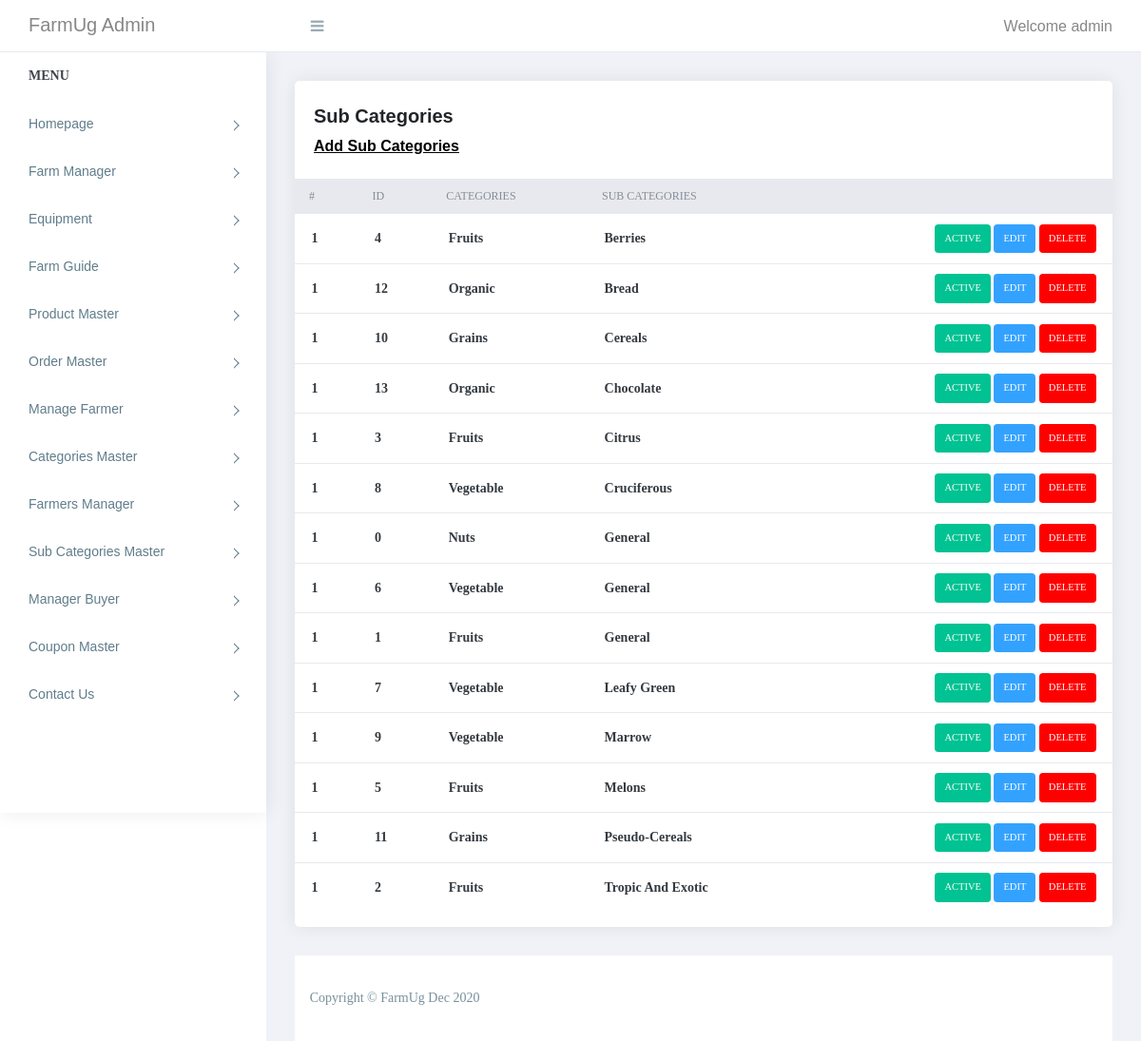
Screenshot of /farmer/sub_categories.php (signed in) with the database file from the repository.
### tables this page shows
CREATE TABLE `sub_categories` (
  `id` int(11) NOT NULL,
  `categories_id` int(11) NOT NULL,
  `sub_categories` varchar(100) NOT NULL,
  `status` int(11) NOT NULL
);

CREATE TABLE `categories` (
  `id` int(11) NOT NULL,
  `categories` varchar(255) NOT NULL,
  `status` tinyint(4) NOT NULL
);

### farmer/sub_categories.php (the view, shortened to what this page needs)
<?php
require('top.inc.php');
$sql="select sub_categories.*,categories.categories from sub_categories,categories where categories.id=sub_categories.categories_id order by sub_categories.sub_categories asc";
$res=mysqli_query($con,$sql);
?>
<div class="content pb-0">
	<div class="orders">
	   <div class="row">
		  <div class="col-xl-12">
			 <div class="card">
				<div class="card-body">
				   <h4 class="box-title">Sub Categories </h4>
				   <h4 class="box-link"><a href="manage_sub_categories.php">Add Sub Categories</a> </h4>
				</div>
				<div class="card-body--">
				   <div class="table-stats order-table ov-h">
					  <table class="table ">
						 <thead>
							<tr>
							   <th class="serial">#</th>
							   <th>ID</th>
							   <th>Categories</th>
							   <th>Sub Categories</th>
							   <th></th>
							</tr>
						 </thead>
						 <tbody>
							<?php
							$i=1;
							while($row=mysqli_fetch_assoc($res)){?>
							<tr>
							   <td class="serial"><?php echo $i?></td>
							   <td><?php echo $row['id']?></td>
							   <td><?php echo $row['categories']?></td>
							   <td><?php echo $row['sub_categories']?></td>
							   <td>
								<?php
								if($row['status']==1){
									echo "<span class='badge badge-complete'><a href='?type=status&operation=deactive&id=".$row['id']."'>Active</a></span>&nbsp;";
								}else{
									echo "<span class='badge badge-pending'><a href='?type=status&operation=active&id=".$row['id']."'>Deactive</a></span>&nbsp;";
								}
								echo "<span class='badge badge-edit'><a href='manage_sub_categories.php?id=".$row['id']."'>Edit</a></span>&nbsp;";
								echo "<span class='badge badge-delete'><a href='?type=delete&id=".$row['id']."'>Delete</a></span>";
								?>
							   </td>
							</tr>
							<?php } ?>
						 </tbody>
					  </table>
				   </div>
				</div>
			 </div>
		  </div>
	   </div>
	</div>
</div>
<?php
require('footer.inc.php');
?>

### farmer/assets/css/style.css (style rules this page uses)
body { display: table; font-family: "Montserrat", sans-serif; font-size: 16px; width: 100% }
a, button { text-decoration: none; outline: none!important; color: #878787; -webkit-transition: all .25s ease; transition: all .25s ease }
h1, h2, h3, h4, h5, h6 { margin: 0 }
.pb-0 { padding-bottom: 0 }
.ov-h { overflow: hidden }
.order-table { position: relative }
.order-table:after, .order-table:before { content: ""; position: absolute; top: 0; height: 37px; width: 10px; background: #e8e9ef }
.order-table:after { right: -1px }
.order-table:before { left: -1px }
.order-table tr th { background: #e8e9ef }
.order-table tr td:last-child, .order-table tr th:last-child { text-align: right }
.order-table tr:last-child td { border: none }
.order-table .badge { color: #fff; padding: 10px; text-transform: uppercase; font-weight: 400 }
.order-table .badge-complete { background: #00c292 }
.order-table .badge-delete { background: #FF0000 }
.order-table .badge-edit { background: #33A2FF }
.content { float: left; padding: 1.875em; width: 100% }
.card { margin-bottom: 1.875em; border-radius: 5px; padding: 0; border: 0 solid transparent; -webkit-box-shadow: 0 0 20px rgba(0, 0, 0, .08); box-shadow: 0 0 20px rgba(0, 0, 0, .08) }
.card .box-title { font-weight: 600; font-size: 20px; padding: 5px 0 }
.card .card-body { float: left; padding: 1.25em; position: relative; width: 100% }
.card h4 { font-size: 1.1rem }
.table-stats table { font-family: Montserrat; }
.table-stats table th, .table-stats table td { border: none; border-bottom: 1px solid #e8e9ef; color: #868e96; font-size: 12px; font-weight: 400; padding: .75em 1.25em; text-transform: uppercase }
.table-stats table td { color: #343a40; font-size: 14px; font-weight: 600; text-transform: capitalize; vertical-align: middle }
@media (max-width:1368px) { .card-body { padding: 15px } }
.card .box-link { font-weight: 600; font-size: 16px; padding: 5px 0 }
.card .box-link a { color:#000; text-decoration:underline; }
.badge a { color:#fff; }

### rows the page displays
sub_categories: id "4", categories.categories "Fruits", sub_categories "Berries"
sub_categories: id "12", categories.categories "Organic", sub_categories "Bread"
sub_categories: id "10", categories.categories "Grains", sub_categories "Cereals"
sub_categories: id "13", categories.categories "Organic", sub_categories "Chocolate"
sub_categories: id "3", categories.categories "Fruits", sub_categories "Citrus"
sub_categories: id "8", categories.categories "Vegetable", sub_categories "Cruciferous"
sub_categories: id "0", categories.categories "Nuts", sub_categories "General"
sub_categories: id "6", categories.categories "Vegetable", sub_categories "General"
sub_categories: id "1", categories.categories "Fruits", sub_categories "General"
sub_categories: id "7", categories.categories "Vegetable", sub_categories "Leafy Green"
sub_categories: id "9", categories.categories "Vegetable", sub_categories "Marrow"
sub_categories: id "5", categories.categories "Fruits", sub_categories "Melons"
sub_categories: id "11", categories.categories "Grains", sub_categories "Pseudo-Cereals"
sub_categories: id "2", categories.categories "Fruits", sub_categories "Tropic And Exotic"

### other values shown
$_SESSION['ADMIN_USERNAME'] "admin"
